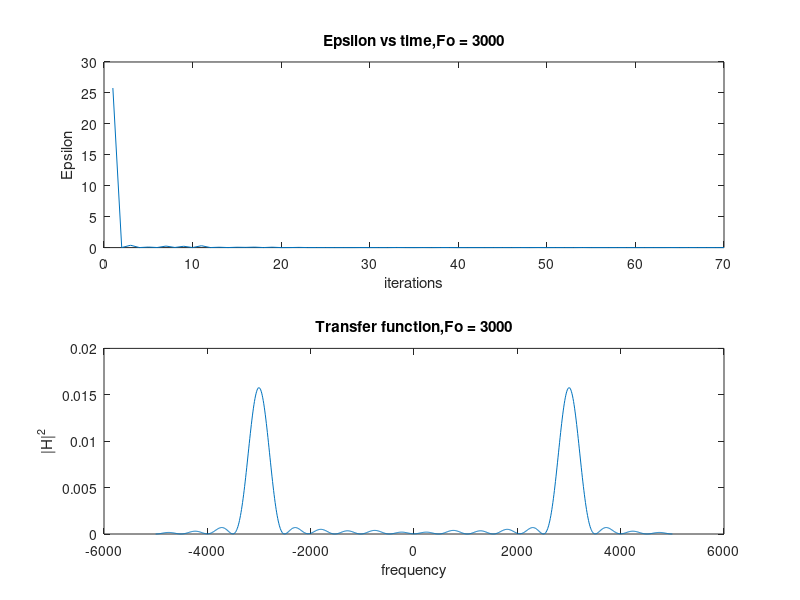

The MATLAB script that drew this image:
%%%%%%%%%Exp 06%%%%%%%%%%%%%%%

clc
clear all
close all

A = 2;
Fo = 3000;          %Fo = 1KHz
Fs = 10000;
t = 0:1/Fs:0.1;
m = A*sin(2*pi*Fo*t);

noise = normrnd(0,1,1,length(m));
x = m + noise;

N=20;
mu = 0.0001;
w = zeros(1,N);
epsilon = 1;
error = [];
i = 1;
a = [];

while epsilon > 0.00001    
    w_prev = w;
    error(i,1) = x(1,i+N) - w*(x(N+i-1:-1:i))';
    w = w +mu*x(N+i-1:-1:i)*error(i,1);
    epsilon = ((norm(w-w_prev))/(norm(w_prev)))^2;
    a(i,1) = epsilon;
    i = i+1;
end

epsilon_vec = a(2:length(a),1);
subplot(2,1,1);
plot(epsilon_vec);
xlabel('iterations')
ylabel('Epsilon');
title('Epsilon vs time,Fo = 3000');

subplot(2,1,2);
[h,omega] = freqz(w,1,linspace(-pi,pi,1000));
plot(omega*Fs*0.5/pi, abs(h).^2);
xlabel('frequency');
ylabel('|H|^2');
title('Transfer function,Fo = 3000');
print(gcf,'06_3000_20_2.png','-dpng','-r300');

